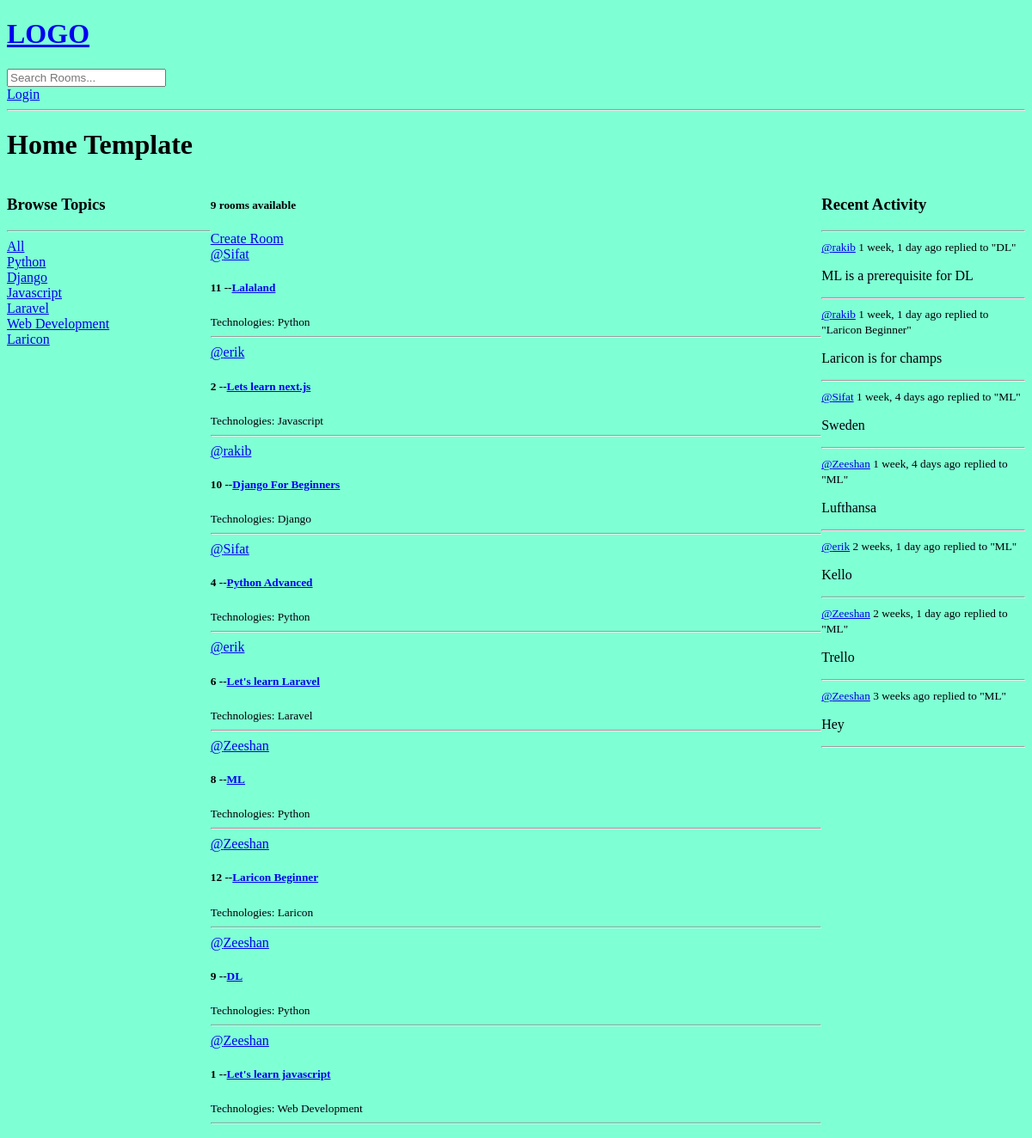
Before: / with the older database file.
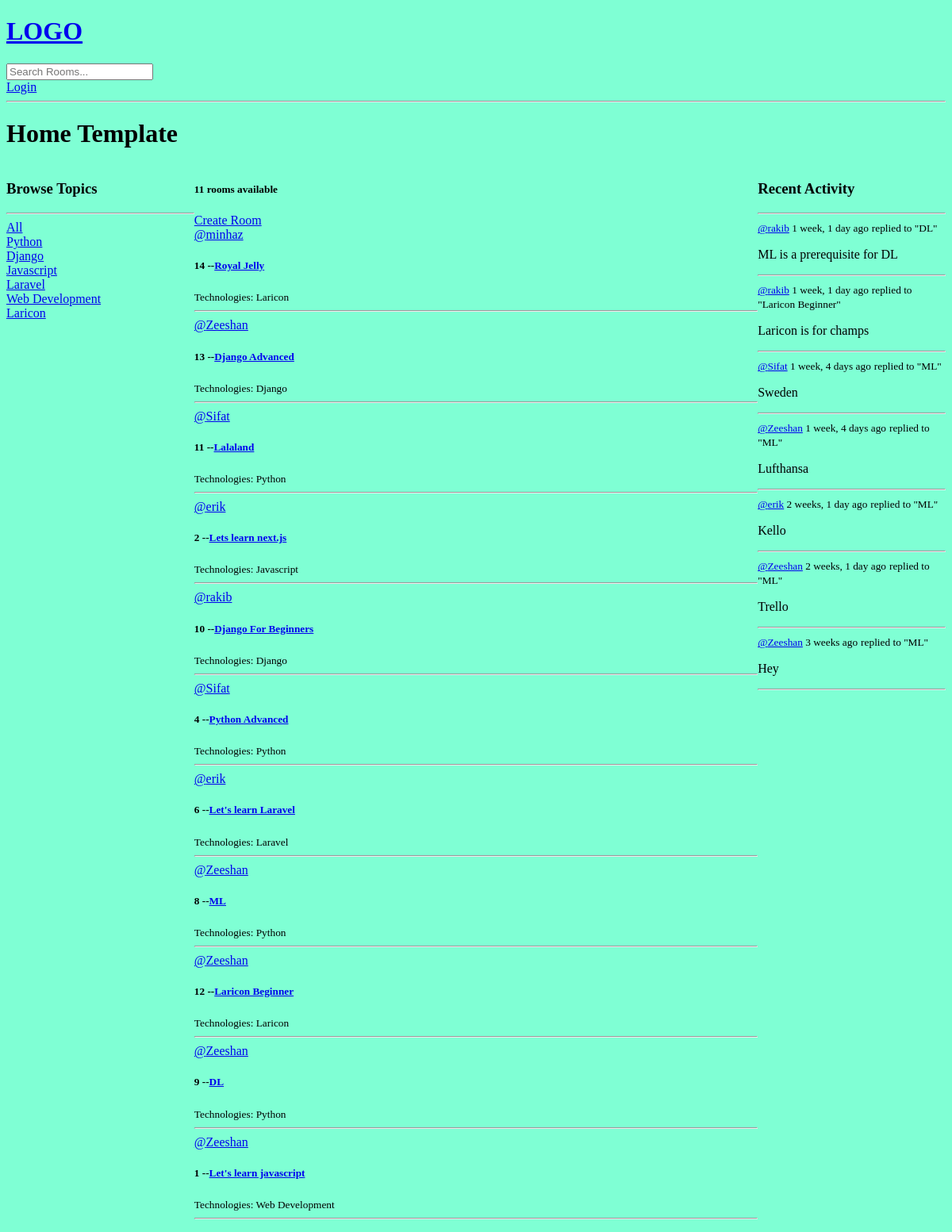
After: the same page with the newer database file.
### base/models.py (models this page shows, shortened)
class Topic(models.Model):
    name = models.CharField(max_length=200)

class Room(models.Model):
    host = models.ForeignKey(User, on_delete=models.SET_NULL, null=True)
    topic = models.ForeignKey(Topic, on_delete=models.SET_NULL, null=True)
    name = models.CharField(max_length=200)
    description = models.TextField(null=True, blank=True)
    participants = models.ManyToManyField(User, related_name="participants", blank=True)
    updated = models.DateTimeField(auto_now=True)
    created = models.DateTimeField(auto_now_add=True)
    class Meta:
        ordering = ["-updated", "-created"]
    def __str__(self):
        return self.name

class Message(models.Model):
    user = models.ForeignKey(User, on_delete=models.CASCADE)
    room = models.ForeignKey(Room, on_delete=models.CASCADE)
    body = models.TextField()
    updated = models.DateTimeField(auto_now=True)
    created = models.DateTimeField(auto_now_add=True)
    class Meta:
        ordering = ["-updated", "-created"]
    def __str__(self):
        return self.body[0:50]

### base/views.py (the view)
# urls.py: path("", views.home, name="home"),
def home(request):
    q = request.GET.get("q") if request.GET.get("q") != None else ""
    rooms = Room.objects.filter(
        Q(topic__name__icontains=q) | Q(name__icontains=q) | Q(description__contains=q)
    )
    topics = Topic.objects.all()
    room_count = rooms.count()
    room_messages = Message.objects.filter(Q(room__topic__name__icontains=q))
    context = {
        "rooms": rooms,
        "topics": topics,
        "room_count": room_count,
        "room_messages": room_messages,
    }
    return render(request, "base/home.html", context)

### base/templates/base/home.html (shortened to what this page needs)
{% extends 'main.html' %}
{% block content %}
<h1>Home Template</h1>
<div class='home-container'>
    <div>
        {% include 'base/topics_component.html' %}
    </div>
    <div>
        <h5>{{room_count}} rooms available</h5>
        <a href="{% url 'create-room' %}">Create Room</a>
        {% include "base/feed_component.html"%}
    </div>
    <div>
        {% include 'base/activity_component.html' %}
    </div>
</div>
{% endblock content %}

### base/templates/base/topics_component.html
<h3>Browse Topics</h3>
<hr>
<div>
    <a href="{% url 'home' %}">All</a>
</div>
{%for topic in topics%}
<div>
    <a href="{% url 'home' %}?q={{topic.name}}">{{topic.name}}</a>
</div>
{%endfor%}

### base/templates/base/feed_component.html (shortened to what this page needs)
<div>
    {% for room in rooms %}
    <div>
        {% if room.host.id %}
        <a href="{% url 'user-profile' room.host.id %}">@{{room.host.username}}</a>
        {% else %}
        <span>Host not available</span>
        {% endif %}
        <h5>{{room.id}} --<a href="{% url 'room' room.id %}">{{room.name}}</a> </h5>
        <small>Technologies: {{room.topic.name}}</small>
    </div>
    <hr>
    {% endfor %}
</div>

### base/templates/base/activity_component.html (shortened to what this page needs)
<h3>Recent Activity</h3>
<hr>
{% for message in room_messages %}
<div>
    <small> <a href="{% url 'user-profile' message.user.id %}"> @{{message.user}}</a>  {{message.created|timesince}} ago</small>
    <small>replied to "{{message.room}}"</small>
    <p>{{message}}</p>
    <hr>
</div>
{% endfor %}

Changed rows visible on the page:
added Room: host.username "minhaz", id "14", name "Royal Jelly", topic.name "Laricon"
added Room: host.username "Zeeshan", id "13", name "Django Advanced", topic.name "Django"
Other visible differences:
{{ room_count }}: "9" → "11"
